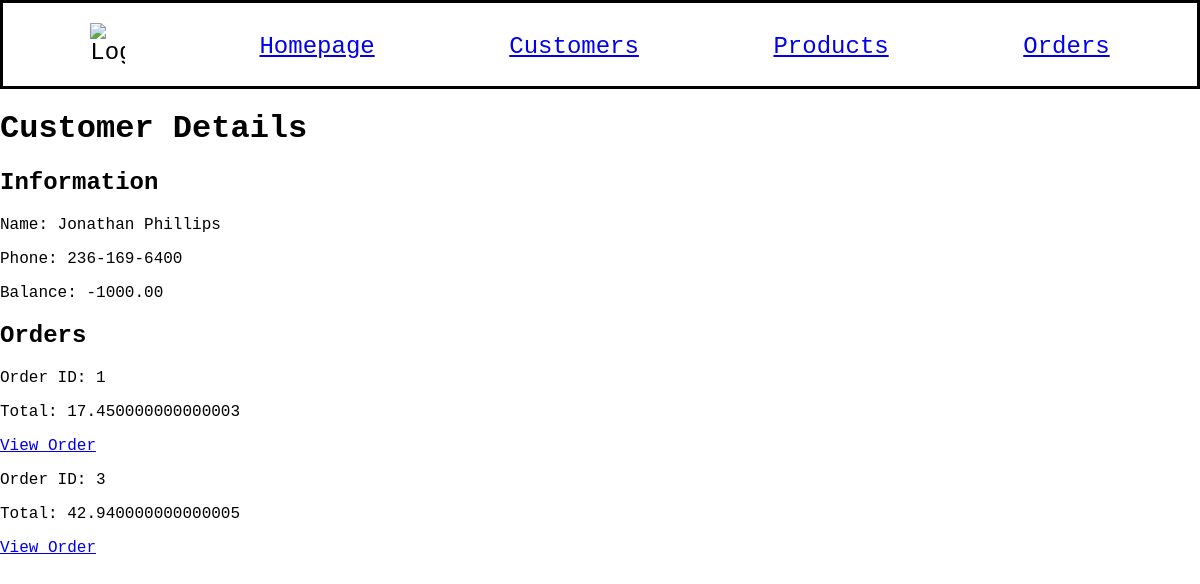
Screenshot of /customer/6 with the database file from the repository.
### models.py (models this page shows, shortened)
class Customer(db.Model):
    id = mapped_column(Integer, primary_key=True)
    name = mapped_column(String(200), nullable=False, unique=True)
    phone = mapped_column(String(20), nullable=False)
    balance = mapped_column(Numeric(10,2), nullable=False, default=100)
    orders = relationship("Order")

class Order(db.Model):
    id = mapped_column(Integer, primary_key=True)
    customer_id = mapped_column(Integer, ForeignKey(Customer.id), nullable=False)
    created = mapped_column(DateTime, default=func.now())
    processed = mapped_column(DateTime, nullable=True, default=None)
    customer = relationship("Customer", back_populates="orders")
    items = relationship("ProductOrder", back_populates="order")
    strategy = mapped_column(String(20), nullable=False, default="adjust")

### app.py (the view)
@app.route("/customer/<int:customer_id>")
def customer_detail(customer_id):
    customer = Customer.query.get(customer_id)
    if customer is None:
        return "Customer not found", 404
    orders = Order.query.filter_by(customer_id=customer_id).all()
    for order in orders:
        order.total = sum([float(item.product.price) * float(item.quantity) for item in order.items])
    return render_template("customer_detail.html", customer=customer, orders=orders)

### templates/customer_detail.html
{% extends "base.html" %}
{% block content %}
<h1>Customer Details</h1>
<h2>Information</h2>
<p>Name: {{ customer.name }}</p>
<p>Phone: {{ customer.phone }}</p>
<p>Balance: {{ customer.balance }}</p>
<h2>Orders</h2>
{% for order in orders %}
<div>
    <p>Order ID: {{ order.id }}</p>
    <p>Total: {{ order.total }}</p>
    <a href="/orders/{{ order.id }}">View Order</a>
</div>
{% endfor %}
{% endblock %}

### static/style.css (style rules this page uses)
body { background-color: rgb(255, 255, 255); margin: 0 auto; font-family: 'Courier New', Courier, monospace; }

### rows the page displays
Customer: name "Jonathan Phillips", phone "236-169-6400", balance "-1000.00"
Order: id "1", total "17.450000000000003"
Order: id "3", total "42.940000000000005"
